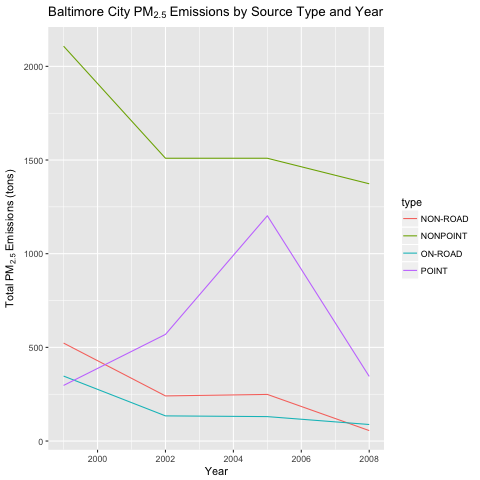

The script that saved this image:
# Question 3:
# Of the four types of sources indicated by the type (point, nonpoint, onroad,
# nonroad) variable, which of these four sources have seen decreases in
# emissions from 1999-2008 for Baltimore City? Which have seen increases in
# emissions from 1999-2008? Use the ggplot2 plotting system to make a plot
# answer this question.
> typePM25ByYear <- ddply(BaltimoreCity, .(year, type), function(x) sum(x$Emissions))
> colnames(typePM25ByYear)[3] <- "Emissions"
> qplot(year, Emissions, data = typePM25ByYear, color = type, geom = "line") +
ggtitle(expression("Baltimore City" ~ PM[2.5] ~ "Emissions by Source Type and Year")) + xlab("Year") + ylab(expression("Total" ~ PM[2.5] ~ "Emissions (tons)"))
> dev.copy(png, "plot3PM25.png")
> dev.off()
